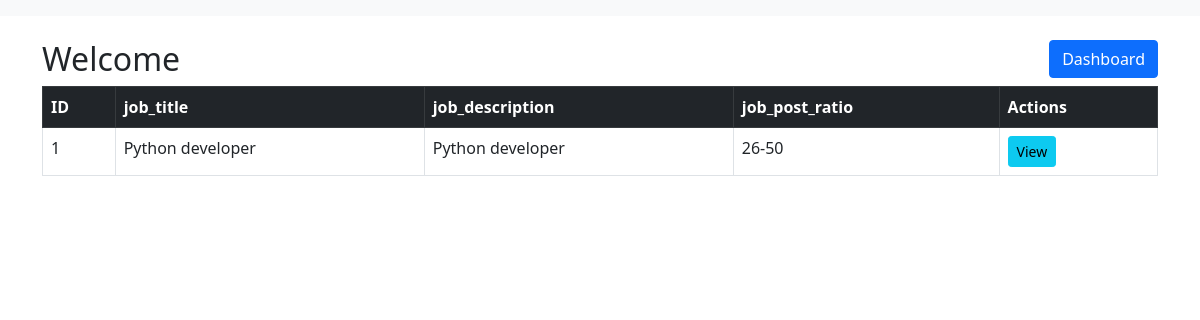
Screenshot of /jobs/ with the database file from the repository.
### jobs/models.py (models this page shows, shortened)
class jobs(models.Model):
    RANGE_1_25 = "1-25"
    RANGE_26_50 = "26-50"
    RANGE_51_75 = "51-75"
    RANGE_76_100 = "76-100"
    RATIO_CHOICES = (
        (RANGE_1_25, "1 - 25"),
        (RANGE_26_50, "26 - 50"),
        (RANGE_51_75, "51 - 75"),
        (RANGE_76_100, "76 - 100"),
    )
    job_title = models.CharField(max_length=200)
    job_description = models.TextField()
    job_post_ratio = models.CharField(
        choices=RATIO_CHOICES,
        max_length=10,
        db_index=True,
        default=RANGE_1_25
    )

### jobs/views.py (the view)
# urls.py: path('', views.job_list, name='job_list'),
def job_list(request):
    all_jobs = jobs.objects.all()
    return render(request, 'jobs.html', {'jobs': all_jobs})

### jobs/templates/jobs.html (shortened to what this page needs)
{% extends "base.html" %} {%block title%}Job list{%endblock%}
 {%block content%}
 <div class="d-flex justify-content-between align-items-center mb-2">
    <h2 class="mb-0">Welcome {{ request.user.name }}</h2>
    <div>
        <a class="btn btn-primary" href={%url 'dashboard'%}>Dashboard</a>
    </div>
</div>
 <table class="table table-bordered">
  <thead class="table-dark">
    <tr>
        <th>ID</th>
        <th>job_title</th>
        <th>job_description</th>
        <th>job_post_ratio</th>
        <th>Actions</th>
    </tr>
  </thead>
  <tbody>
    {%if jobs%}
    {%for job in jobs%}
    <tr>
        <td>{{forloop.counter}}</td>
        <td>{{job.job_title}}</td>
        <td>{{job.job_description}}</td>
        <td>{{job.job_post_ratio}}</td>
        <td>
            <a href="{% url 'job_detail' job.id %}" class="btn btn-info btn-sm">View</a>
        </td>
    </tr>
    {%endfor%}{%else%}
    <tr>
    <td colspan="6"class="text-center">No job found ...</td>
    </tr>
    {%endif%}
    </tbody>
 </table>
 {%endblock%}

### rows the page displays
jobs: job_title "Python developer", job_description "Python developer", job_post_ratio "26-50"
